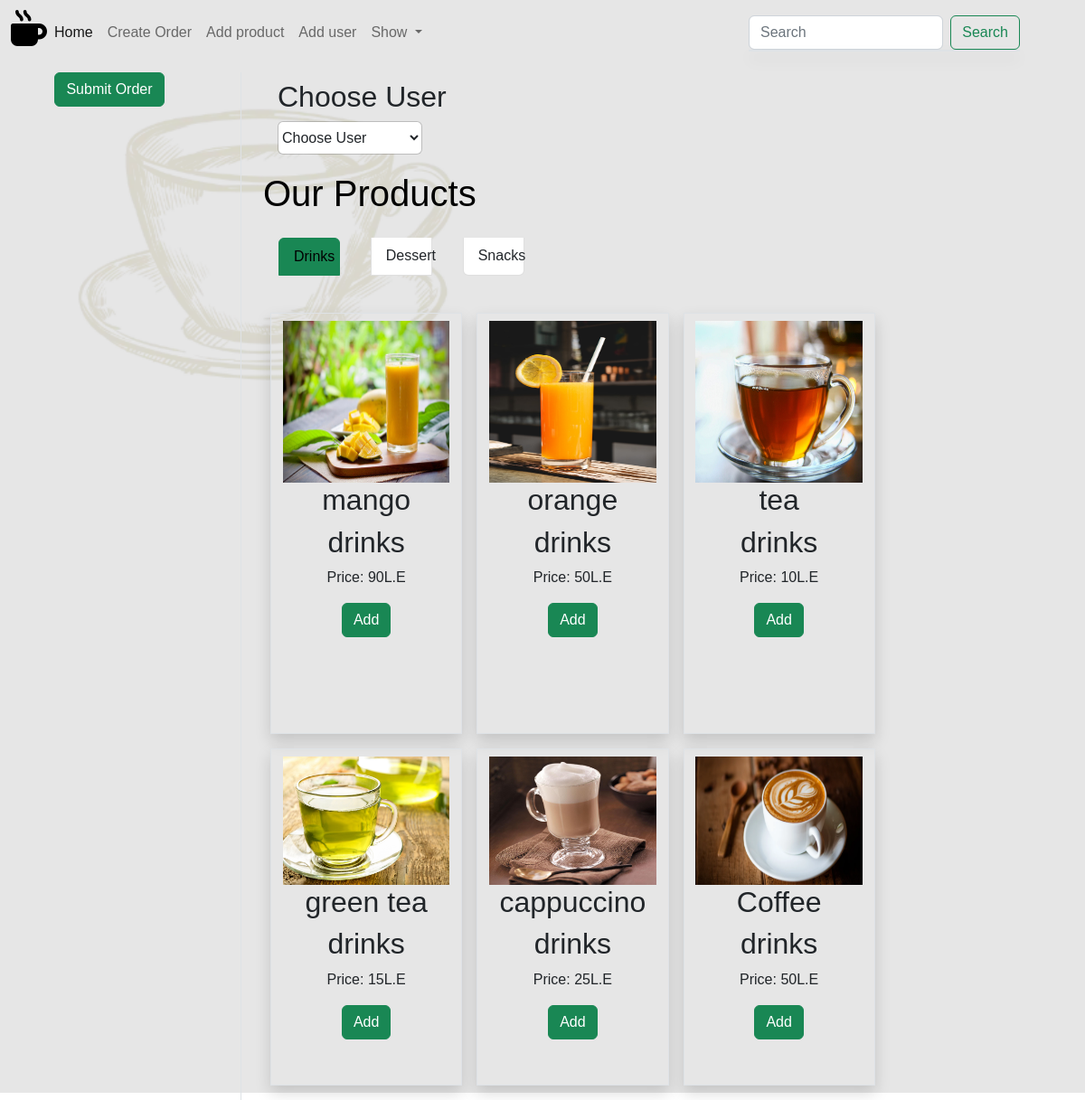
The app's page /admin/create_order.php (signed in) with its own data.
### tables this page shows
CREATE TABLE `products` (
  `ID` bigint NOT NULL,
  `name_prod` varchar(255) NOT NULL,
  `price` int NOT NULL,
  `image` varchar(255) NOT NULL,
  `action` tinyint(1) NOT NULL DEFAULT '1',
  `type` varchar(255) NOT NULL
);

### admin/DB.php (called while the page is built, shortened)
<?php
class DB
{
    static private $connection;
    private function __construct($database_type, $host, $database_name, $username, $password)
    {
        $db = "$database_type:host=$host;dbname=$database_name";
        DB::$connection = new PDO($db, $username, $password);
    }
    static public function getAll($table)
    {
        $query = "SELECT * FROM $table";
        $sql =  DB::$connection->prepare($query);
        $sql->execute();
        return $sql->fetchAll(PDO::FETCH_ASSOC);
    }
}

### admin/create_order.php (the view, shortened to what this page needs)
<?php
require('DB.php');
$products = DB::getAll('products');
?>
<!DOCTYPE html>
<html lang="en">
<head>
    <link href="https://cdn.jsdelivr.net/npm/bootstrap@5.2.2/dist/css/bootstrap.min.css" rel="stylesheet"
>
    <link href="https://cdn.jsdelivr.net/npm/bootstrap@5.2.2/dist/css/bootstrap.min.css" rel="stylesheet"
>
    <link rel="stylesheet" href="./create.css">
</head>
<body onload="load()">
    <nav class="navbar navbar-expand-lg " style="background-color: rgb(230, 230, 230)">
        <div class="container-fluid">
            <h1 class="logo"><a href="system_login.php" style="color:black ;"><i class="fas fa-mug-hot"></i></a></h1>
            <div class="collapse navbar-collapse" id="navbarSupportedContent">
                <ul class="navbar-nav me-auto mb-2 mb-lg-0">
                    <li class="nav-item">
                        <a class="nav-link active" aria-current="page" href="../user/index.php">Home</a>
                    </li>
                    <li class="nav-item">
                        <a class="nav-link" href="./create_order.php">Create Order</a>
                    </li>
                    <li class="nav-item">
                        <a class="nav-link" href="./Cofenod-aliGamal/AddUser.php">Add product</a>
                    </li>
                    <li class="nav-item">
                        <a class="nav-link" href="./Cofenod-aliGamal/AddUser.php">Add user</a>
                    </li>
                    <li class="nav-item dropdown">
                        <a class="nav-link dropdown-toggle" href="#" role="button" data-bs-toggle="dropdown"
                            aria-expanded="false">
                            Show
                        </a>
                    </li>
                </ul>
                <div class="d-flex search-box" role="search">
                    <input class="form-control me-2" type="search" id="search" placeholder="Search" aria-label="Search">
                    <div class="result border shadow"></div>
                    <button class="btn btn-outline-success" type="submit">Search</button>
                </div>
            </div>
        </div>
    </nav>
    <div class="row">
        <div class="col-3">
            <div id="navbar-example3" class="h-100 flex-column align-items-stretch pe-4 border-end">
                <form action="add_product.php" method="post">
                    <div class="text-center">
                        <button class="btn btn-success" id="butt"> Submit Order</button>
                    </div>
                </form>
            </div>
        </div>
        <div class="col-9">
            <div class="dropdown m-3">
                <h2>Choose User</h2>
                <select class="dropdown-menu d-block" id="users">
                    <option value="">Choose User</option>
                </select>
            </div>
            <br>
            <br>
            <h1 style="color:black;display: inline-block; ">Our Products</h1>
            <div class="list-group d-flex flex-row mb-3" id="list-tab" role="tablist">
                <a class="list-group-item list-group-item-action active " id="list-drinks-list" data-bs-toggle="list"
                    href="#drinks">Drinks</a>
                <a class="list-group-item list-group-item-action " id="list-profile-list" data-bs-toggle="list"
                    href="#Dessert">Dessert</a>
                <a class="list-group-item list-group-item-action " id="list-messages-list" data-bs-toggle="list"
                    href="#Snacks">Snacks</a>
            </div>
            <div class="tab-content" id="nav-tabContent">
                <div class="tab-pane fade show active" id="drinks" role="tabpanel" aria-labelledby="list-home-list">
                    <div class="container">
                        <div class="row ">
                            <?php foreach ($products as $product) {
                                if ($product['type'] == 'drinks') { ?>
                            <div class="col-3 m-2 p-2 border shadow text-center">
                                <img src="images/<?php echo $product['image']; ?>" width="200px" alt="">
                                <h2><?php echo $product['name_prod'] ?></h2>
                                <h2><?php echo $product['type'] ?></h2>
                                <p>Price: <?php echo $product['price'] ?>L.E</p>
                                <a href="session.php?id=<?php echo $product['ID'] ?>"><button class="btn btn-success">
                                        Add</button></a>
                            </div>
                            <?php }
                            } ?>
                        </div>
                    </div>
                </div>
            </div>
        </div>
    </div>
</body>
</html>

### admin/create.css (style rules this page uses)
body { font-family: Arail, sans-serif; width: 95%; background-image: url("../user/img/Annotation 2022-10-30 010946.png"); background-repeat: no-repeat; background-size: cover; }
img { width: 95%; height: 40%; }
.list-group a { width: 8%; margin: 2%; }
.search-box { width: 300px; position: relative; display: inline-block; font-size: 14px; }
.result { position: absolute; z-index: 999; top: 100%; left: 0; background: white; }
.search-box input[type="text"], .result { width: 100%; box-sizing: border-box; }

### admin/create_order.php (style rules this page uses)
.list-group-item.active { color: black !important; background-color: #198754 !important; border-color: #198754 !important; }

### records on screen
products: image (picture), name_prod "mango", type "drinks", price "90"
products: image (picture), name_prod "orange", type "drinks", price "50"
products: image (picture), name_prod "tea", type "drinks", price "10"
products: image (picture), name_prod "green tea", type "drinks", price "15"
products: image (picture), name_prod "cappuccino", type "drinks", price "25"
products: image (picture), name_prod "Coffee", type "drinks", price "50"
